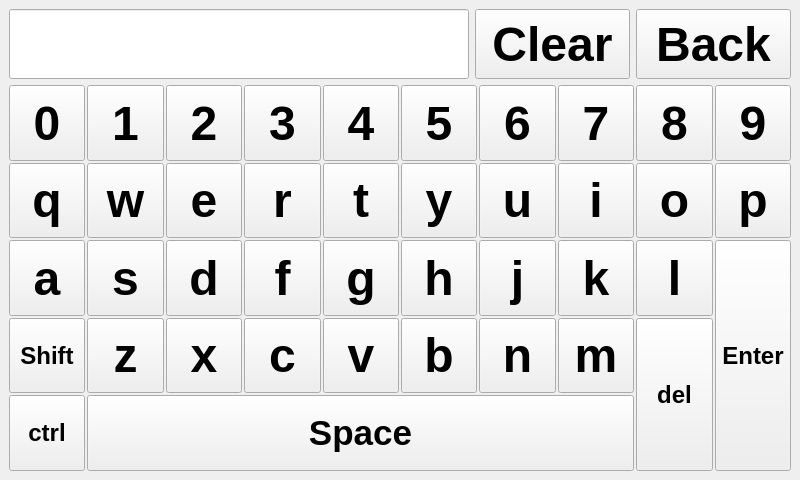
<?xml version="1.0" encoding="UTF-8"?>
<ui version="4.0">
 <class>Keyboard</class>
 <widget class="QMainWindow" name="Keyboard">
  <property name="windowModality">
   <enum>Qt::ApplicationModal</enum>
  </property>
  <property name="geometry">
   <rect>
    <x>0</x>
    <y>0</y>
    <width>800</width>
    <height>480</height>
   </rect>
  </property>
  <property name="minimumSize">
   <size>
    <width>800</width>
    <height>480</height>
   </size>
  </property>
  <property name="maximumSize">
   <size>
    <width>800</width>
    <height>480</height>
   </size>
  </property>
  <property name="acceptDrops">
   <bool>false</bool>
  </property>
  <property name="windowTitle">
   <string>Type your text</string>
  </property>
  <widget class="QWidget" name="centralwidget">
   <layout class="QVBoxLayout" name="verticalLayout_2">
    <item>
     <layout class="QHBoxLayout" name="horizontalLayout">
      <item>
       <widget class="QLineEdit" name="LName">
        <property name="minimumSize">
         <size>
          <width>0</width>
          <height>70</height>
         </size>
        </property>
        <property name="maximumSize">
         <size>
          <width>16777215</width>
          <height>70</height>
         </size>
        </property>
        <property name="font">
         <font>
          <pointsize>36</pointsize>
         </font>
        </property>
        <property name="cssClass" stdset="0">
         <string>secondary</string>
        </property>
       </widget>
      </item>
      <item>
       <widget class="QPushButton" name="clear">
        <property name="sizePolicy">
         <sizepolicy hsizetype="Minimum" vsizetype="Fixed">
          <horstretch>0</horstretch>
          <verstretch>0</verstretch>
         </sizepolicy>
        </property>
        <property name="minimumSize">
         <size>
          <width>155</width>
          <height>70</height>
         </size>
        </property>
        <property name="maximumSize">
         <size>
          <width>16777215</width>
          <height>70</height>
         </size>
        </property>
        <property name="font">
         <font>
          <pointsize>36</pointsize>
          <weight>75</weight>
          <bold>true</bold>
         </font>
        </property>
        <property name="text">
         <string>Clear</string>
        </property>
       </widget>
      </item>
      <item>
       <widget class="QPushButton" name="backButton">
        <property name="sizePolicy">
         <sizepolicy hsizetype="Minimum" vsizetype="Fixed">
          <horstretch>0</horstretch>
          <verstretch>0</verstretch>
         </sizepolicy>
        </property>
        <property name="minimumSize">
         <size>
          <width>155</width>
          <height>70</height>
         </size>
        </property>
        <property name="maximumSize">
         <size>
          <width>16777215</width>
          <height>70</height>
         </size>
        </property>
        <property name="font">
         <font>
          <pointsize>36</pointsize>
          <weight>75</weight>
          <bold>true</bold>
         </font>
        </property>
        <property name="text">
         <string>Back</string>
        </property>
       </widget>
      </item>
     </layout>
    </item>
    <item>
     <layout class="QGridLayout" name="gridLayout">
      <property name="spacing">
       <number>2</number>
      </property>
      <item row="1" column="0">
       <widget class="QPushButton" name="Buttonq">
        <property name="sizePolicy">
         <sizepolicy hsizetype="Expanding" vsizetype="Expanding">
          <horstretch>0</horstretch>
          <verstretch>0</verstretch>
         </sizepolicy>
        </property>
        <property name="minimumSize">
         <size>
          <width>20</width>
          <height>0</height>
         </size>
        </property>
        <property name="font">
         <font>
          <pointsize>36</pointsize>
          <weight>75</weight>
          <bold>true</bold>
         </font>
        </property>
        <property name="text">
         <string>q</string>
        </property>
       </widget>
      </item>
      <item row="1" column="1">
       <widget class="QPushButton" name="Buttonw">
        <property name="sizePolicy">
         <sizepolicy hsizetype="Expanding" vsizetype="Expanding">
          <horstretch>0</horstretch>
          <verstretch>0</verstretch>
         </sizepolicy>
        </property>
        <property name="minimumSize">
         <size>
          <width>20</width>
          <height>0</height>
         </size>
        </property>
        <property name="font">
         <font>
          <pointsize>36</pointsize>
          <weight>75</weight>
          <bold>true</bold>
         </font>
        </property>
        <property name="text">
         <string>w</string>
        </property>
       </widget>
      </item>
      <item row="1" column="2">
       <widget class="QPushButton" name="Buttone">
        <property name="sizePolicy">
         <sizepolicy hsizetype="Expanding" vsizetype="Expanding">
          <horstretch>0</horstretch>
          <verstretch>0</verstretch>
         </sizepolicy>
        </property>
        <property name="minimumSize">
         <size>
          <width>20</width>
          <height>0</height>
         </size>
        </property>
        <property name="font">
         <font>
          <pointsize>36</pointsize>
          <weight>75</weight>
          <bold>true</bold>
         </font>
        </property>
        <property name="text">
         <string>e</string>
        </property>
       </widget>
      </item>
      <item row="1" column="3">
       <widget class="QPushButton" name="Buttonr">
        <property name="sizePolicy">
         <sizepolicy hsizetype="Expanding" vsizetype="Expanding">
          <horstretch>0</horstretch>
          <verstretch>0</verstretch>
         </sizepolicy>
        </property>
        <property name="minimumSize">
         <size>
          <width>20</width>
          <height>0</height>
         </size>
        </property>
        <property name="font">
         <font>
          <pointsize>36</pointsize>
          <weight>75</weight>
          <bold>true</bold>
         </font>
        </property>
        <property name="text">
         <string>r</string>
        </property>
       </widget>
      </item>
      <item row="1" column="4">
       <widget class="QPushButton" name="Buttont">
        <property name="sizePolicy">
         <sizepolicy hsizetype="Expanding" vsizetype="Expanding">
          <horstretch>0</horstretch>
          <verstretch>0</verstretch>
         </sizepolicy>
        </property>
        <property name="minimumSize">
         <size>
          <width>20</width>
          <height>0</height>
         </size>
        </property>
        <property name="font">
         <font>
          <pointsize>36</pointsize>
          <weight>75</weight>
          <bold>true</bold>
         </font>
        </property>
        <property name="text">
         <string>t</string>
        </property>
       </widget>
      </item>
      <item row="1" column="5">
       <widget class="QPushButton" name="Buttony">
        <property name="sizePolicy">
         <sizepolicy hsizetype="Expanding" vsizetype="Expanding">
          <horstretch>0</horstretch>
          <verstretch>0</verstretch>
         </sizepolicy>
        </property>
        <property name="minimumSize">
         <size>
          <width>20</width>
          <height>0</height>
         </size>
        </property>
        <property name="font">
         <font>
          <pointsize>36</pointsize>
          <weight>75</weight>
          <bold>true</bold>
         </font>
        </property>
        <property name="text">
         <string>y</string>
        </property>
       </widget>
      </item>
      <item row="1" column="6">
       <widget class="QPushButton" name="Buttonu">
        <property name="sizePolicy">
         <sizepolicy hsizetype="Expanding" vsizetype="Expanding">
          <horstretch>0</horstretch>
          <verstretch>0</verstretch>
         </sizepolicy>
        </property>
        <property name="minimumSize">
         <size>
          <width>20</width>
          <height>0</height>
         </size>
        </property>
        <property name="font">
         <font>
          <pointsize>36</pointsize>
          <weight>75</weight>
          <bold>true</bold>
         </font>
        </property>
        <property name="text">
         <string>u</string>
        </property>
       </widget>
      </item>
      <item row="1" column="7">
       <widget class="QPushButton" name="Buttoni">
        <property name="sizePolicy">
         <sizepolicy hsizetype="Expanding" vsizetype="Expanding">
          <horstretch>0</horstretch>
          <verstretch>0</verstretch>
         </sizepolicy>
        </property>
        <property name="minimumSize">
         <size>
          <width>20</width>
          <height>0</height>
         </size>
        </property>
        <property name="font">
         <font>
          <pointsize>36</pointsize>
          <weight>75</weight>
          <bold>true</bold>
         </font>
        </property>
        <property name="text">
         <string>i</string>
        </property>
       </widget>
      </item>
      <item row="1" column="8">
       <widget class="QPushButton" name="Buttono">
        <property name="sizePolicy">
         <sizepolicy hsizetype="Expanding" vsizetype="Expanding">
          <horstretch>0</horstretch>
          <verstretch>0</verstretch>
         </sizepolicy>
        </property>
        <property name="minimumSize">
         <size>
          <width>20</width>
          <height>0</height>
         </size>
        </property>
        <property name="font">
         <font>
          <pointsize>36</pointsize>
          <weight>75</weight>
          <bold>true</bold>
         </font>
        </property>
        <property name="text">
         <string>o</string>
        </property>
       </widget>
      </item>
      <item row="3" column="1">
       <widget class="QPushButton" name="Buttons">
        <property name="sizePolicy">
         <sizepolicy hsizetype="Expanding" vsizetype="Expanding">
          <horstretch>0</horstretch>
          <verstretch>0</verstretch>
         </sizepolicy>
        </property>
        <property name="minimumSize">
         <size>
          <width>20</width>
          <height>0</height>
         </size>
        </property>
        <property name="font">
         <font>
          <pointsize>36</pointsize>
          <weight>75</weight>
          <bold>true</bold>
         </font>
        </property>
        <property name="text">
         <string>s</string>
        </property>
       </widget>
      </item>
      <item row="3" column="2">
       <widget class="QPushButton" name="Buttond">
        <property name="sizePolicy">
         <sizepolicy hsizetype="Expanding" vsizetype="Expanding">
          <horstretch>0</horstretch>
          <verstretch>0</verstretch>
         </sizepolicy>
        </property>
        <property name="minimumSize">
         <size>
          <width>20</width>
          <height>0</height>
         </size>
        </property>
        <property name="font">
         <font>
          <pointsize>36</pointsize>
          <weight>75</weight>
          <bold>true</bold>
         </font>
        </property>
        <property name="text">
         <string>d</string>
        </property>
       </widget>
      </item>
      <item row="3" column="3">
       <widget class="QPushButton" name="Buttonf">
        <property name="sizePolicy">
         <sizepolicy hsizetype="Expanding" vsizetype="Expanding">
          <horstretch>0</horstretch>
          <verstretch>0</verstretch>
         </sizepolicy>
        </property>
        <property name="minimumSize">
         <size>
          <width>20</width>
          <height>0</height>
         </size>
        </property>
        <property name="font">
         <font>
          <pointsize>36</pointsize>
          <weight>75</weight>
          <bold>true</bold>
         </font>
        </property>
        <property name="text">
         <string>f</string>
        </property>
       </widget>
      </item>
      <item row="3" column="4">
       <widget class="QPushButton" name="Buttong">
        <property name="sizePolicy">
         <sizepolicy hsizetype="Expanding" vsizetype="Expanding">
          <horstretch>0</horstretch>
          <verstretch>0</verstretch>
         </sizepolicy>
        </property>
        <property name="minimumSize">
         <size>
          <width>20</width>
          <height>0</height>
         </size>
        </property>
        <property name="font">
         <font>
          <pointsize>36</pointsize>
          <weight>75</weight>
          <bold>true</bold>
         </font>
        </property>
        <property name="text">
         <string>g</string>
        </property>
       </widget>
      </item>
      <item row="3" column="5">
       <widget class="QPushButton" name="Buttonh">
        <property name="sizePolicy">
         <sizepolicy hsizetype="Expanding" vsizetype="Expanding">
          <horstretch>0</horstretch>
          <verstretch>0</verstretch>
         </sizepolicy>
        </property>
        <property name="minimumSize">
         <size>
          <width>20</width>
          <height>0</height>
         </size>
        </property>
        <property name="font">
         <font>
          <pointsize>36</pointsize>
          <weight>75</weight>
          <bold>true</bold>
         </font>
        </property>
        <property name="text">
         <string>h</string>
        </property>
       </widget>
      </item>
      <item row="3" column="6">
       <widget class="QPushButton" name="Buttonj">
        <property name="sizePolicy">
         <sizepolicy hsizetype="Expanding" vsizetype="Expanding">
          <horstretch>0</horstretch>
          <verstretch>0</verstretch>
         </sizepolicy>
        </property>
        <property name="minimumSize">
         <size>
          <width>20</width>
          <height>0</height>
         </size>
        </property>
        <property name="font">
         <font>
          <pointsize>36</pointsize>
          <weight>75</weight>
          <bold>true</bold>
         </font>
        </property>
        <property name="text">
         <string>j</string>
        </property>
       </widget>
      </item>
      <item row="3" column="8">
       <widget class="QPushButton" name="Buttonl">
        <property name="sizePolicy">
         <sizepolicy hsizetype="Expanding" vsizetype="Expanding">
          <horstretch>0</horstretch>
          <verstretch>0</verstretch>
         </sizepolicy>
        </property>
        <property name="minimumSize">
         <size>
          <width>20</width>
          <height>0</height>
         </size>
        </property>
        <property name="font">
         <font>
          <pointsize>36</pointsize>
          <weight>75</weight>
          <bold>true</bold>
         </font>
        </property>
        <property name="text">
         <string>l</string>
        </property>
       </widget>
      </item>
      <item row="4" column="1">
       <widget class="QPushButton" name="Buttonz">
        <property name="sizePolicy">
         <sizepolicy hsizetype="Expanding" vsizetype="Expanding">
          <horstretch>0</horstretch>
          <verstretch>0</verstretch>
         </sizepolicy>
        </property>
        <property name="minimumSize">
         <size>
          <width>20</width>
          <height>0</height>
         </size>
        </property>
        <property name="font">
         <font>
          <pointsize>36</pointsize>
          <weight>75</weight>
          <bold>true</bold>
         </font>
        </property>
        <property name="text">
         <string>z</string>
        </property>
       </widget>
      </item>
      <item row="4" column="2">
       <widget class="QPushButton" name="Buttonx">
        <property name="sizePolicy">
         <sizepolicy hsizetype="Expanding" vsizetype="Expanding">
          <horstretch>0</horstretch>
          <verstretch>0</verstretch>
         </sizepolicy>
        </property>
        <property name="minimumSize">
         <size>
          <width>20</width>
          <height>0</height>
         </size>
        </property>
        <property name="font">
         <font>
          <pointsize>36</pointsize>
          <weight>75</weight>
          <bold>true</bold>
         </font>
        </property>
        <property name="text">
         <string>x</string>
        </property>
       </widget>
      </item>
      <item row="4" column="4">
       <widget class="QPushButton" name="Buttonv">
        <property name="sizePolicy">
         <sizepolicy hsizetype="Expanding" vsizetype="Expanding">
          <horstretch>0</horstretch>
          <verstretch>0</verstretch>
         </sizepolicy>
        </property>
        <property name="minimumSize">
         <size>
          <width>20</width>
          <height>0</height>
         </size>
        </property>
        <property name="font">
         <font>
          <pointsize>36</pointsize>
          <weight>75</weight>
          <bold>true</bold>
         </font>
        </property>
        <property name="text">
         <string>v</string>
        </property>
       </widget>
      </item>
      <item row="4" column="5">
       <widget class="QPushButton" name="Buttonb">
        <property name="sizePolicy">
         <sizepolicy hsizetype="Expanding" vsizetype="Expanding">
          <horstretch>0</horstretch>
          <verstretch>0</verstretch>
         </sizepolicy>
        </property>
        <property name="minimumSize">
         <size>
          <width>20</width>
          <height>0</height>
         </size>
        </property>
        <property name="font">
         <font>
          <pointsize>36</pointsize>
          <weight>75</weight>
          <bold>true</bold>
         </font>
        </property>
        <property name="text">
         <string>b</string>
        </property>
       </widget>
      </item>
      <item row="4" column="6">
       <widget class="QPushButton" name="Buttonn">
        <property name="sizePolicy">
         <sizepolicy hsizetype="Expanding" vsizetype="Expanding">
          <horstretch>0</horstretch>
          <verstretch>0</verstretch>
         </sizepolicy>
        </property>
        <property name="minimumSize">
         <size>
          <width>20</width>
          <height>0</height>
         </size>
        </property>
        <property name="font">
         <font>
          <pointsize>36</pointsize>
          <weight>75</weight>
          <bold>true</bold>
         </font>
        </property>
        <property name="text">
         <string>n</string>
        </property>
       </widget>
      </item>
      <item row="4" column="7">
       <widget class="QPushButton" name="Buttonm">
        <property name="sizePolicy">
         <sizepolicy hsizetype="Expanding" vsizetype="Expanding">
          <horstretch>0</horstretch>
          <verstretch>0</verstretch>
         </sizepolicy>
        </property>
        <property name="minimumSize">
         <size>
          <width>20</width>
          <height>0</height>
         </size>
        </property>
        <property name="font">
         <font>
          <pointsize>36</pointsize>
          <weight>75</weight>
          <bold>true</bold>
         </font>
        </property>
        <property name="text">
         <string>m</string>
        </property>
       </widget>
      </item>
      <item row="4" column="8" rowspan="2">
       <widget class="QPushButton" name="delButton">
        <property name="sizePolicy">
         <sizepolicy hsizetype="Expanding" vsizetype="Expanding">
          <horstretch>0</horstretch>
          <verstretch>0</verstretch>
         </sizepolicy>
        </property>
        <property name="minimumSize">
         <size>
          <width>20</width>
          <height>0</height>
         </size>
        </property>
        <property name="font">
         <font>
          <pointsize>18</pointsize>
          <weight>75</weight>
          <bold>true</bold>
         </font>
        </property>
        <property name="text">
         <string>del</string>
        </property>
        <property name="checkable">
         <bool>false</bool>
        </property>
        <property name="checked">
         <bool>false</bool>
        </property>
       </widget>
      </item>
      <item row="5" column="1" colspan="7">
       <widget class="QPushButton" name="space">
        <property name="sizePolicy">
         <sizepolicy hsizetype="Expanding" vsizetype="Expanding">
          <horstretch>0</horstretch>
          <verstretch>0</verstretch>
         </sizepolicy>
        </property>
        <property name="minimumSize">
         <size>
          <width>20</width>
          <height>0</height>
         </size>
        </property>
        <property name="font">
         <font>
          <pointsize>26</pointsize>
          <weight>75</weight>
          <bold>true</bold>
         </font>
        </property>
        <property name="text">
         <string>Space</string>
        </property>
       </widget>
      </item>
      <item row="0" column="0">
       <widget class="QPushButton" name="Button0">
        <property name="sizePolicy">
         <sizepolicy hsizetype="Expanding" vsizetype="Expanding">
          <horstretch>0</horstretch>
          <verstretch>0</verstretch>
         </sizepolicy>
        </property>
        <property name="minimumSize">
         <size>
          <width>20</width>
          <height>0</height>
         </size>
        </property>
        <property name="font">
         <font>
          <pointsize>36</pointsize>
          <weight>75</weight>
          <bold>true</bold>
         </font>
        </property>
        <property name="text">
         <string>0</string>
        </property>
       </widget>
      </item>
      <item row="0" column="1">
       <widget class="QPushButton" name="Button1">
        <property name="sizePolicy">
         <sizepolicy hsizetype="Expanding" vsizetype="Expanding">
          <horstretch>0</horstretch>
          <verstretch>0</verstretch>
         </sizepolicy>
        </property>
        <property name="minimumSize">
         <size>
          <width>20</width>
          <height>0</height>
         </size>
        </property>
        <property name="font">
         <font>
          <pointsize>36</pointsize>
          <weight>75</weight>
          <bold>true</bold>
         </font>
        </property>
        <property name="text">
         <string>1</string>
        </property>
       </widget>
      </item>
      <item row="0" column="2">
       <widget class="QPushButton" name="Button2">
        <property name="sizePolicy">
         <sizepolicy hsizetype="Expanding" vsizetype="Expanding">
          <horstretch>0</horstretch>
          <verstretch>0</verstretch>
         </sizepolicy>
        </property>
        <property name="minimumSize">
         <size>
          <width>20</width>
          <height>0</height>
         </size>
        </property>
        <property name="font">
         <font>
          <pointsize>36</pointsize>
          <weight>75</weight>
          <bold>true</bold>
         </font>
        </property>
        <property name="text">
         <string>2</string>
        </property>
       </widget>
      </item>
      <item row="0" column="3">
       <widget class="QPushButton" name="Button3">
        <property name="sizePolicy">
         <sizepolicy hsizetype="Expanding" vsizetype="Expanding">
          <horstretch>0</horstretch>
          <verstretch>0</verstretch>
         </sizepolicy>
        </property>
        <property name="minimumSize">
         <size>
          <width>20</width>
          <height>0</height>
         </size>
        </property>
        <property name="font">
         <font>
          <pointsize>36</pointsize>
          <weight>75</weight>
          <bold>true</bold>
         </font>
        </property>
        <property name="text">
         <string>3</string>
        </property>
       </widget>
      </item>
      <item row="0" column="4">
       <widget class="QPushButton" name="Button4">
        <property name="sizePolicy">
         <sizepolicy hsizetype="Expanding" vsizetype="Expanding">
          <horstretch>0</horstretch>
          <verstretch>0</verstretch>
         </sizepolicy>
        </property>
        <property name="minimumSize">
         <size>
          <width>20</width>
          <height>0</height>
         </size>
        </property>
        <property name="font">
         <font>
          <pointsize>36</pointsize>
          <weight>75</weight>
          <bold>true</bold>
         </font>
        </property>
        <property name="text">
         <string>4</string>
        </property>
       </widget>
      </item>
      <item row="0" column="5">
       <widget class="QPushButton" name="Button5">
        <property name="sizePolicy">
         <sizepolicy hsizetype="Expanding" vsizetype="Expanding">
          <horstretch>0</horstretch>
          <verstretch>0</verstretch>
         </sizepolicy>
        </property>
        <property name="minimumSize">
         <size>
          <width>20</width>
          <height>0</height>
         </size>
        </property>
        <property name="font">
         <font>
          <pointsize>36</pointsize>
          <weight>75</weight>
          <bold>true</bold>
         </font>
        </property>
        <property name="text">
         <string>5</string>
        </property>
       </widget>
      </item>
      <item row="0" column="6">
       <widget class="QPushButton" name="Button6">
        <property name="sizePolicy">
         <sizepolicy hsizetype="Expanding" vsizetype="Expanding">
          <horstretch>0</horstretch>
          <verstretch>0</verstretch>
         </sizepolicy>
        </property>
        <property name="minimumSize">
         <size>
          <width>20</width>
          <height>0</height>
         </size>
        </property>
        <property name="font">
         <font>
          <pointsize>36</pointsize>
          <weight>75</weight>
          <bold>true</bold>
         </font>
        </property>
        <property name="text">
         <string>6</string>
        </property>
       </widget>
      </item>
      <item row="0" column="7">
       <widget class="QPushButton" name="Button7">
        <property name="sizePolicy">
         <sizepolicy hsizetype="Expanding" vsizetype="Expanding">
          <horstretch>0</horstretch>
          <verstretch>0</verstretch>
         </sizepolicy>
        </property>
        <property name="minimumSize">
         <size>
          <width>20</width>
          <height>0</height>
         </size>
        </property>
        <property name="font">
         <font>
          <pointsize>36</pointsize>
          <weight>75</weight>
          <bold>true</bold>
         </font>
        </property>
        <property name="text">
         <string>7</string>
        </property>
       </widget>
      </item>
      <item row="0" column="8">
       <widget class="QPushButton" name="Button8">
        <property name="sizePolicy">
         <sizepolicy hsizetype="Expanding" vsizetype="Expanding">
          <horstretch>0</horstretch>
          <verstretch>0</verstretch>
         </sizepolicy>
        </property>
        <property name="minimumSize">
         <size>
          <width>20</width>
          <height>0</height>
         </size>
        </property>
        <property name="font">
         <font>
          <pointsize>36</pointsize>
          <weight>75</weight>
          <bold>true</bold>
         </font>
        </property>
        <property name="text">
         <string>8</string>
        </property>
       </widget>
      </item>
      <item row="0" column="9">
       <widget class="QPushButton" name="Button9">
        <property name="sizePolicy">
         <sizepolicy hsizetype="Expanding" vsizetype="Expanding">
          <horstretch>0</horstretch>
          <verstretch>0</verstretch>
         </sizepolicy>
        </property>
        <property name="minimumSize">
         <size>
          <width>20</width>
          <height>0</height>
         </size>
        </property>
        <property name="font">
         <font>
          <pointsize>36</pointsize>
          <weight>75</weight>
          <bold>true</bold>
         </font>
        </property>
        <property name="text">
         <string>9</string>
        </property>
       </widget>
      </item>
      <item row="1" column="9">
       <widget class="QPushButton" name="Buttonp">
        <property name="sizePolicy">
         <sizepolicy hsizetype="Expanding" vsizetype="Expanding">
          <horstretch>0</horstretch>
          <verstretch>0</verstretch>
         </sizepolicy>
        </property>
        <property name="minimumSize">
         <size>
          <width>20</width>
          <height>0</height>
         </size>
        </property>
        <property name="font">
         <font>
          <pointsize>36</pointsize>
          <weight>75</weight>
          <bold>true</bold>
         </font>
        </property>
        <property name="text">
         <string>p</string>
        </property>
       </widget>
      </item>
      <item row="3" column="9" rowspan="3">
       <widget class="QPushButton" name="enterButton">
        <property name="sizePolicy">
         <sizepolicy hsizetype="Expanding" vsizetype="Expanding">
          <horstretch>0</horstretch>
          <verstretch>0</verstretch>
         </sizepolicy>
        </property>
        <property name="minimumSize">
         <size>
          <width>20</width>
          <height>0</height>
         </size>
        </property>
        <property name="font">
         <font>
          <pointsize>18</pointsize>
          <weight>75</weight>
          <bold>true</bold>
         </font>
        </property>
        <property name="text">
         <string>Enter</string>
        </property>
        <property name="cssClass" stdset="0">
         <string>btn-inverted</string>
        </property>
       </widget>
      </item>
      <item row="3" column="0">
       <widget class="QPushButton" name="Buttona">
        <property name="sizePolicy">
         <sizepolicy hsizetype="Expanding" vsizetype="Expanding">
          <horstretch>0</horstretch>
          <verstretch>0</verstretch>
         </sizepolicy>
        </property>
        <property name="minimumSize">
         <size>
          <width>20</width>
          <height>0</height>
         </size>
        </property>
        <property name="font">
         <font>
          <pointsize>36</pointsize>
          <weight>75</weight>
          <bold>true</bold>
         </font>
        </property>
        <property name="text">
         <string>a</string>
        </property>
       </widget>
      </item>
      <item row="4" column="3">
       <widget class="QPushButton" name="Buttonc">
        <property name="sizePolicy">
         <sizepolicy hsizetype="Expanding" vsizetype="Expanding">
          <horstretch>0</horstretch>
          <verstretch>0</verstretch>
         </sizepolicy>
        </property>
        <property name="minimumSize">
         <size>
          <width>20</width>
          <height>0</height>
         </size>
        </property>
        <property name="font">
         <font>
          <pointsize>36</pointsize>
          <weight>75</weight>
          <bold>true</bold>
         </font>
        </property>
        <property name="text">
         <string>c</string>
        </property>
       </widget>
      </item>
      <item row="3" column="7">
       <widget class="QPushButton" name="Buttonk">
        <property name="sizePolicy">
         <sizepolicy hsizetype="Expanding" vsizetype="Expanding">
          <horstretch>0</horstretch>
          <verstretch>0</verstretch>
         </sizepolicy>
        </property>
        <property name="minimumSize">
         <size>
          <width>20</width>
          <height>0</height>
         </size>
        </property>
        <property name="font">
         <font>
          <pointsize>36</pointsize>
          <weight>75</weight>
          <bold>true</bold>
         </font>
        </property>
        <property name="text">
         <string>k</string>
        </property>
       </widget>
      </item>
      <item row="4" column="0">
       <widget class="QPushButton" name="shift">
        <property name="sizePolicy">
         <sizepolicy hsizetype="Expanding" vsizetype="Expanding">
          <horstretch>0</horstretch>
          <verstretch>0</verstretch>
         </sizepolicy>
        </property>
        <property name="minimumSize">
         <size>
          <width>20</width>
          <height>0</height>
         </size>
        </property>
        <property name="font">
         <font>
          <pointsize>18</pointsize>
          <weight>75</weight>
          <bold>true</bold>
         </font>
        </property>
        <property name="styleSheet">
         <string notr="true"/>
        </property>
        <property name="text">
         <string>Shift</string>
        </property>
        <property name="checkable">
         <bool>true</bool>
        </property>
       </widget>
      </item>
      <item row="5" column="0">
       <widget class="QPushButton" name="button_control">
        <property name="sizePolicy">
         <sizepolicy hsizetype="Expanding" vsizetype="Expanding">
          <horstretch>0</horstretch>
          <verstretch>0</verstretch>
         </sizepolicy>
        </property>
        <property name="minimumSize">
         <size>
          <width>20</width>
          <height>0</height>
         </size>
        </property>
        <property name="font">
         <font>
          <pointsize>18</pointsize>
          <weight>75</weight>
          <bold>true</bold>
         </font>
        </property>
        <property name="styleSheet">
         <string notr="true"/>
        </property>
        <property name="text">
         <string>ctrl</string>
        </property>
        <property name="checkable">
         <bool>true</bool>
        </property>
       </widget>
      </item>
     </layout>
    </item>
   </layout>
  </widget>
 </widget>
 <resources/>
 <connections/>
</ui>
